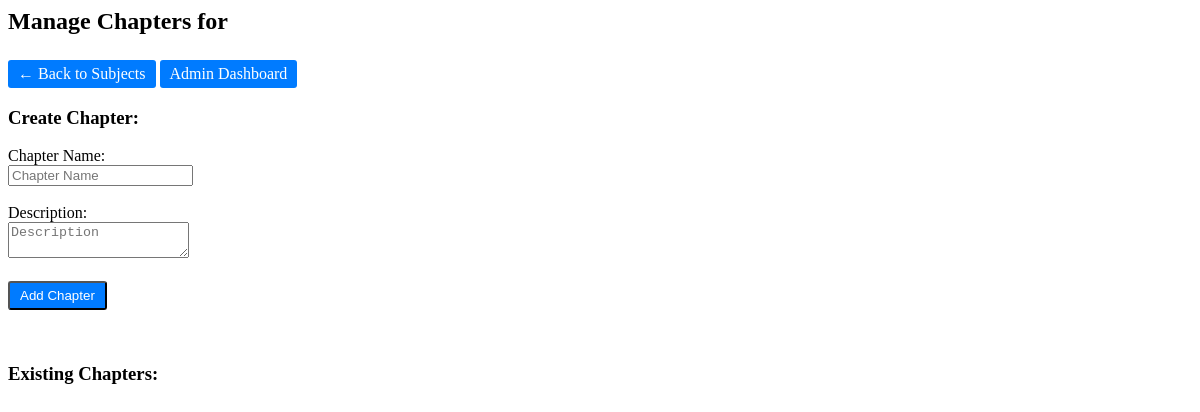
Page /admin/chapters/2 (signed in) on the earlier database version.
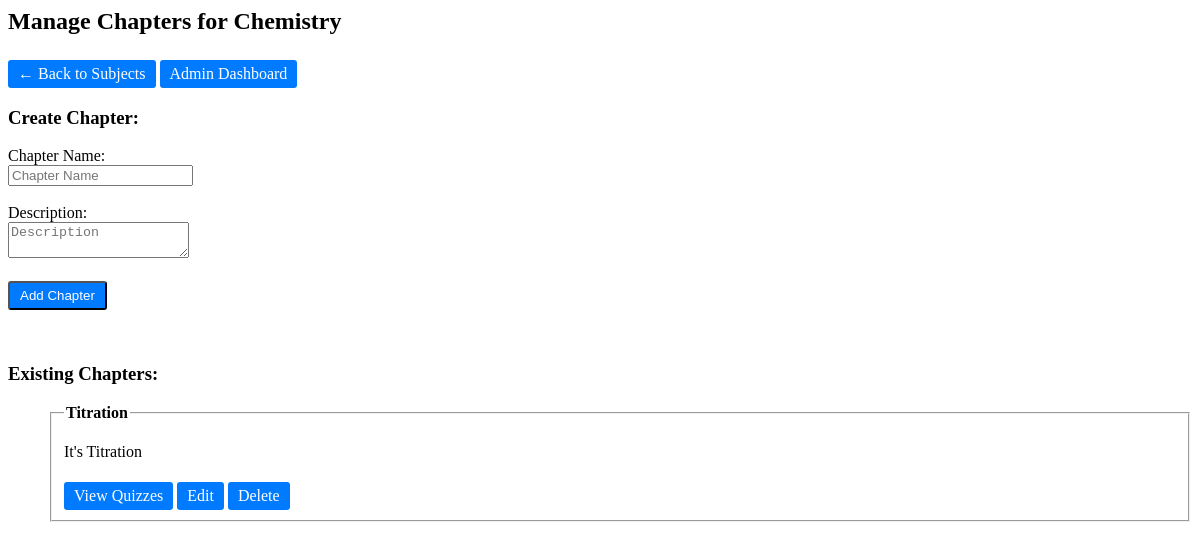
Same page on the later database version.
### models/models.py (models this page shows)
class Subject(db.Model):
    id = db.Column(db.Integer, primary_key=True)
    name = db.Column(db.String(150), unique=True, nullable=False)
    description = db.Column(db.Text, nullable=True)

class Chapter(db.Model):
    id = db.Column(db.Integer, primary_key=True)
    subject_id = db.Column(db.Integer, db.ForeignKey('subject.id'), nullable=False) # Link to subject
    name = db.Column(db.String(150), nullable=False)
    description = db.Column(db.Text, nullable=True)

### app.py (the view)
@app.route("/admin/chapters/<int:subject_id>", methods=["GET", "POST"])
def manage_chapters(subject_id):
    if not admin_required():
        return redirect(url_for("login"))
    subject = Subject.query.get(subject_id)
    if request.method == "POST":
        name = request.form["name"]
        description = request.form["description"]
        new_chapter = Chapter(subject_id=subject_id, name=name, description=description)
        db.session.add(new_chapter)
        db.session.commit()
    chapters = Chapter.query.filter_by(subject_id=subject_id).all()
    return render_template("manage_chapters.html", subject=subject, chapters=chapters)

### app.py (called while the page is built)
def admin_required():
    return "user_id" in session and session["role"] == "admin"

### templates/manage_chapters.html (shortened to what this page needs)
<head>
    <link rel="stylesheet" href="{{ url_for('static', filename='styles.css') }}">
</head>
<h2>Manage Chapters for {{ subject.name }}</h2>
<a class="button" href="{{ url_for('manage_subjects') }}">← Back to Subjects</a>
<a class="button" href="{{ url_for('admin_dashboard') }}">Admin Dashboard</a>
<h3>Create Chapter:</h3>
<form method="POST">
    <label>Chapter Name:</label><br>
    <input type="text" name="name" placeholder="Chapter Name" required><br><br>
    <label>Description:</label><br>
    <textarea name="description" placeholder="Description"></textarea><br><br>
    <button class="button" type="submit">Add Chapter</button>
</form>
<h3>Existing Chapters:</h3>
<ul style="list-style-type: none;">
    {% for chapter in chapters %}
        <li>
            <fieldset>
            <legend><strong>{{ chapter.name }}</strong></legend>
            <p>{{ chapter.description }}</p>
            <a class="button" href="{{ url_for('manage_quizzes', chapter_id=chapter.id) }}">View Quizzes</a>
            <a class="button" href="{{ url_for('edit_chapter', chapter_id=chapter.id) }}">Edit</a>
            <a class="button" href="{{ url_for('delete_chapter', chapter_id=chapter.id) }}" onclick="return confirm('Are you sure?')">Delete</a>
            </fieldset>
        </li>
        <br>
    {% endfor %}
</ul>

### static/styles.css (style rules this page uses)
.button { display: inline-block; margin-top: 5px; padding: 5px 10px; text-decoration: none; background-color: #007bff; color: white; border-radius: 3px; }

Differences in the rows shown:
added Subject: name "Chemistry"
added Chapter: name "Titration", description "It's Titration"
